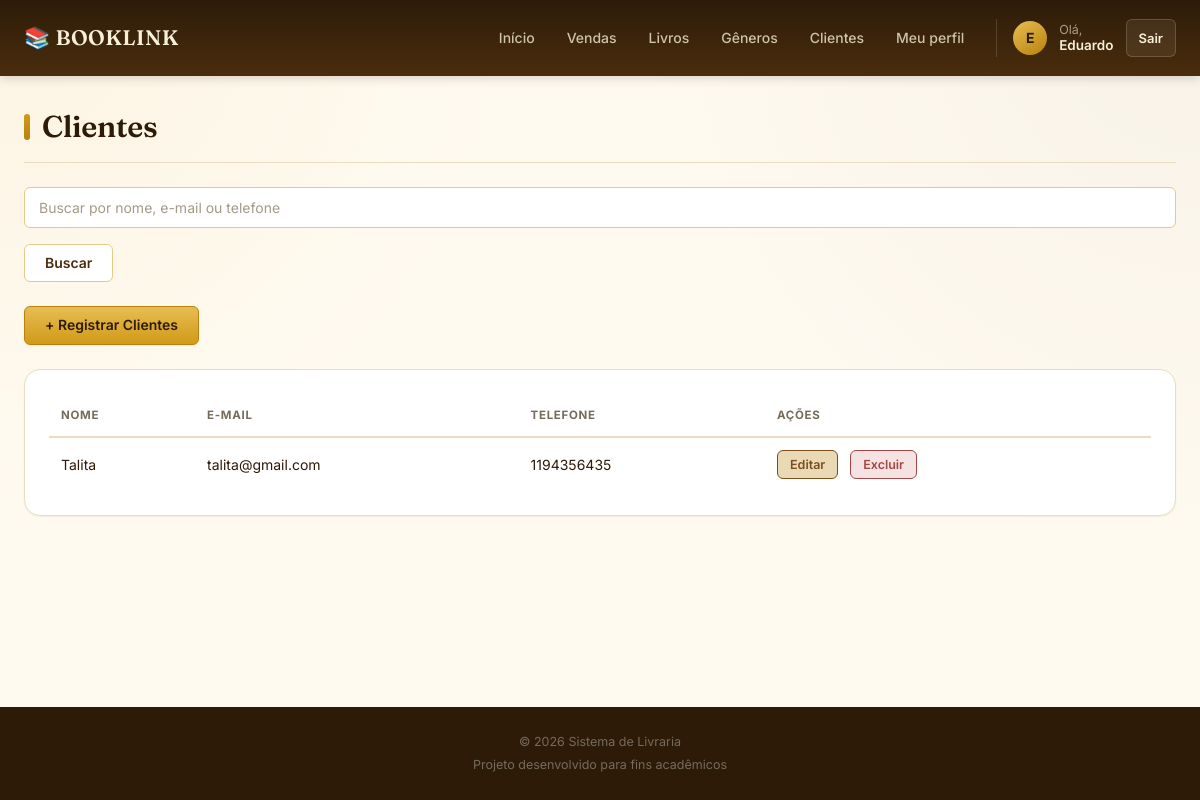
Before: /compradores (signed in) with the older database file.
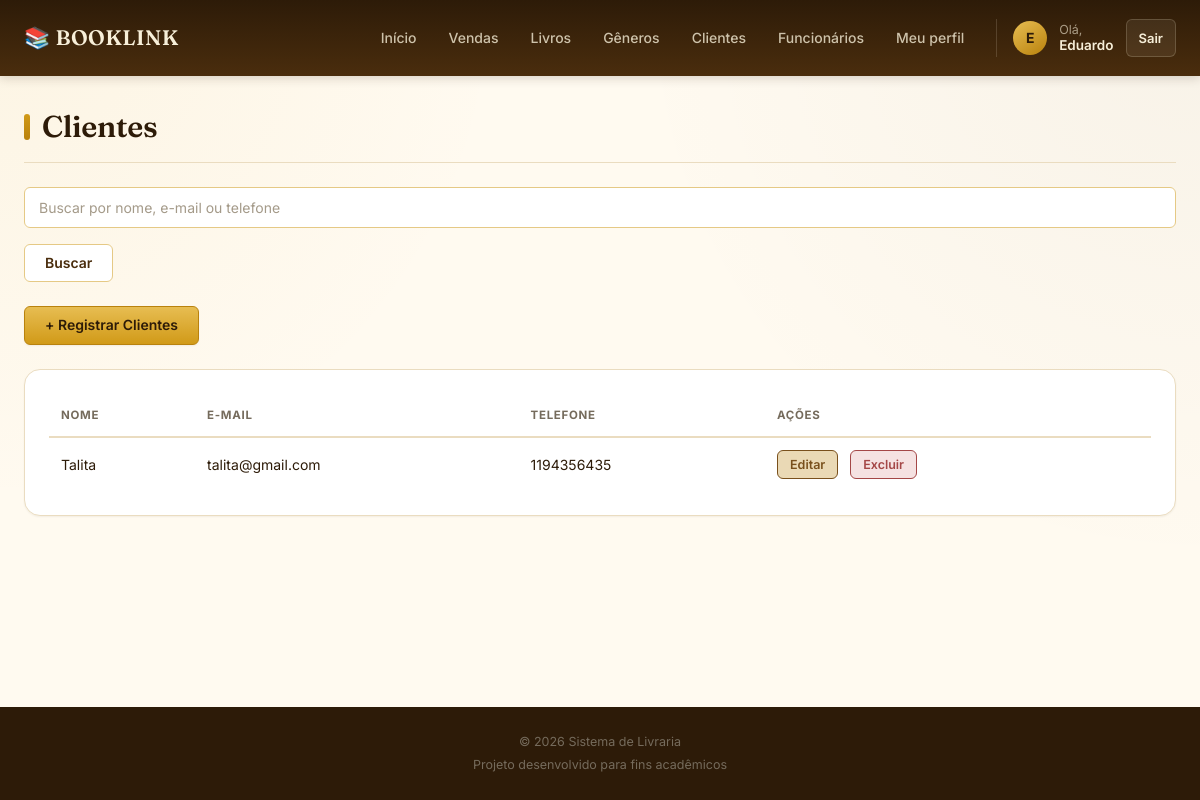
After: the same page with the newer database file.
### routes/compradores.py (the view, shortened to what this page needs)
@compradores_bp.route('/compradores')
@login_required
def listar_compradores():
    busca = request.args.get(
        'busca',
        ''
    ).strip()
    query = Comprador.query.filter_by(
        empresa_id=current_user.empresa_id
    )
    compradores = query.order_by(
        Comprador.nome
    ).all()
    return render_template(
        'compradores/compradores.html',
        compradores=compradores,
        busca=busca
    )

### app.py (called while the page is built)
@lm.user_loader
def user_loader(id):
    usuario = Usuario.query.filter_by(
        id=id
    ).first()
    return usuario

### templates/compradores/compradores.html (shortened to what this page needs)
{% extends "base.html" %}
{% block content %}
<h1 class="titulo-pagina">
    Clientes
</h1>
<form
    method="GET"
    action="{{ url_for('compradores.listar_compradores') }}"
>
    <div class="campo">
        <input
            type="text"
            name="busca"
            placeholder="Buscar por nome, e-mail ou telefone"
            value="{{ busca }}"
        >
    </div>
    <button
        type="submit"
        class="botao"
    >
        Buscar
    </button>
</form>
<br>
<a
    class="botao botao-adicionar"
    href="{{ url_for('compradores.registrar_compradores') }}"
>
    + Registrar Clientes
</a>
<br>
<br>
<div class="table-container">
    <table>
        <thead>
            <tr>
                <th>Nome</th>
                <th>E-mail</th>
                <th>Telefone</th>
                <th>Ações</th>
            </tr>
        </thead>
        <tbody>
            {% for comprador in compradores %}
            <tr>
                <td>
                    {{ comprador.nome }}
                </td>
                <td>
                    {{ comprador.email }}
                </td>
                <td>
                    {{ comprador.telefone }}
                </td>
                <td>
                    <a
                        class="botao botao-editar"
                        href="{{ url_for(
                            'compradores.editar_comprador',
                            id=comprador.id
                        ) }}"
                    >
                        Editar
                    </a>
                    <a
                        class="botao botao-excluir"
                        href="{{ url_for(
                            'compradores.deletar_compradores',
                            id=comprador.id
                        ) }}"
                        onclick="return confirm(
                            'Tem certeza que deseja excluir este comprador?'
                        )"
                    >
                        Excluir
                    </a>
                </td>
            </tr>
            {% endfor %}
        </tbody>
    </table>
</div>
{% endblock %}

### templates/base.html (shortened to what this page needs)
<!DOCTYPE html>
<html lang="pt-br">
<head>
<link rel="stylesheet" href="{{ url_for('static', filename='style.css') }}">
</head>
<body>
<header class="header">
    <div class="header-container">
        <a href="{{ url_for('home') }}" class="logo">
            📚 BOOKLINK
        </a>
        <nav class="nav">
            <a href="{{ url_for('homeAdm.homeAdm') }}">
                Início
            </a>
            <a href="{{ url_for('vendas.nova_venda') }}">
                Vendas
            </a>
            <a href="{{ url_for('livros.listar_livros') }}">
                Livros
            </a>
            <a href="{{ url_for('generos.listar_generos') }}">
                Gêneros
            </a>
            <a href="{{ url_for('compradores.listar_compradores') }}">
                Clientes
            </a>
            {% if current_user.tipo in ['admin'] %}
                <a href="{{ url_for('funcionarios.listar_funcionarios') }}">
                    Funcionários
                </a>
            {% endif %}
            <a href="{{ url_for('funcionarios.editar_funcionarios', id=current_user.id) }}">
                Meu perfil
            </a>
            {% if current_user.is_authenticated %}
                <div class="user-area">
                    <div class="user-avatar">
                        {{ current_user.nome[0]|upper }}
                    </div>
                    <div class="user-info">
                        <span>Olá,</span>
                        <strong>{{ current_user.nome }}</strong>
                    </div>
                    <a href="{{ url_for('logout') }}" class="logout-btn">
                        Sair
                    </a>
                </div>
            {% endif %}
        </nav>
    </div>
</header>
<main class="container">
    {% block content %}
    {% endblock %}
</main>
<footer class="footer">
    <p>
        © 2026 Sistema de Livraria
    </p>
    <p>
        Projeto desenvolvido para fins acadêmicos
    </p>
</footer>
</body>
</html>

Changed rows visible on the page:
changed Usuario "Eduardo": tipo "dono" → "admin" (drawn)
Other visible differences:
text now shown: "Funcionários"
